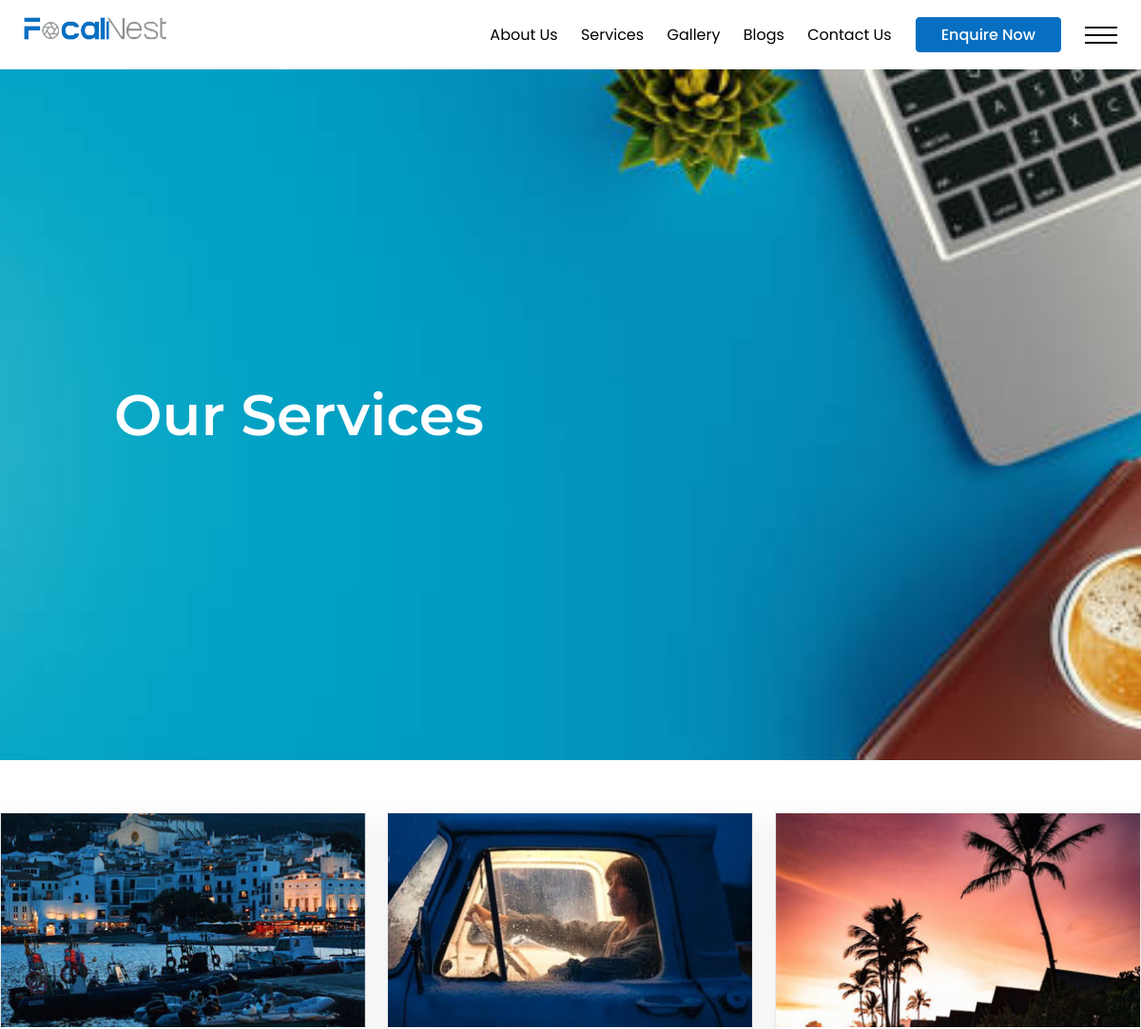
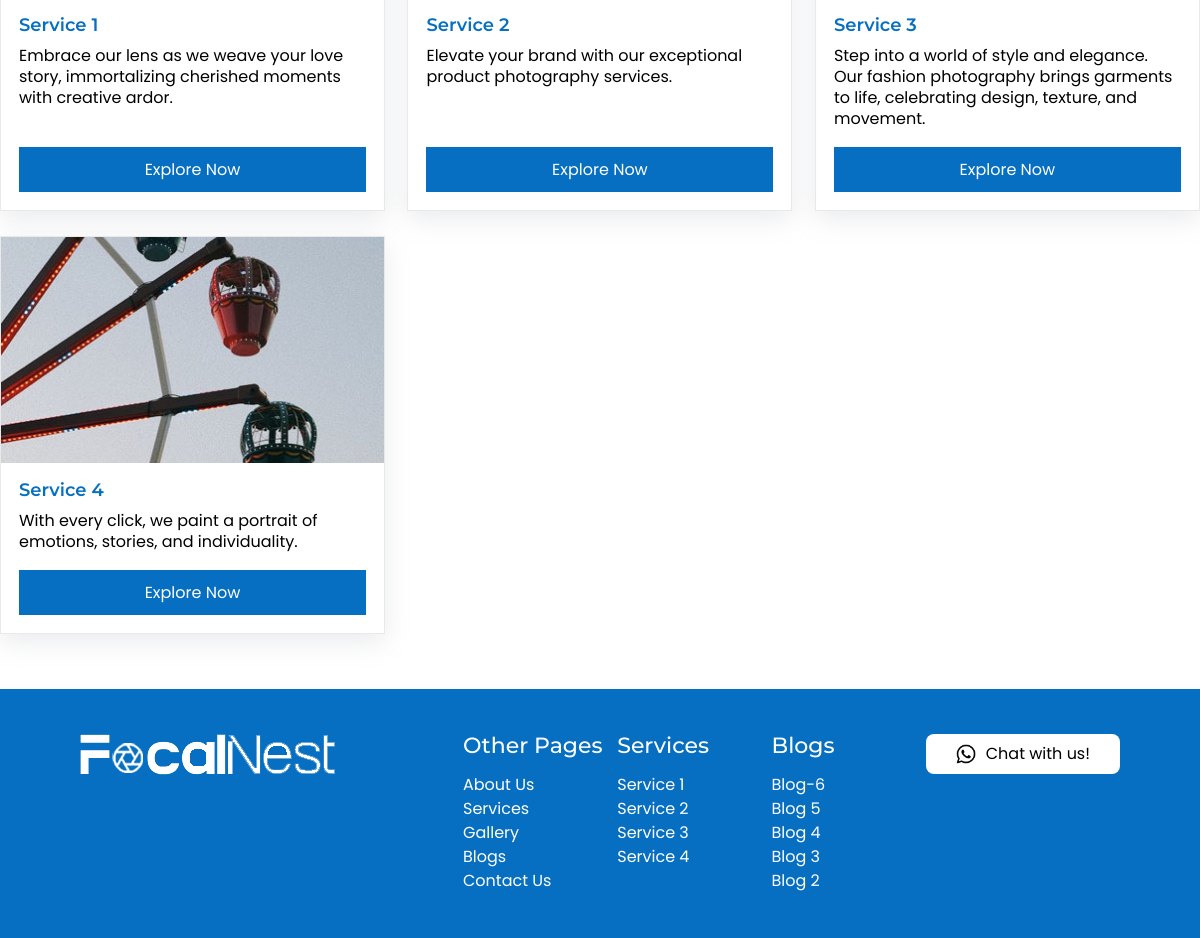
The app's page /service with its own data (2 pictures, top to bottom).
### FocalNest/models.py (models this page shows, shortened)
class ServicePost(models.Model):
    title = models.CharField(max_length=200)
    Title_Url = models.SlugField(unique=True, blank=True, null=True)
    Service_image = models.ImageField(upload_to='Admin/Serviceicons/')
    Service_icon = models.ImageField(upload_to='Admin/Serviceimages/')
    Description = models.CharField(max_length=255,)
    content = RichTextField()
    class Meta:
        verbose_name = 'Service'
        verbose_name_plural = 'Services'

class BlogPost(models.Model):
    Blog_title = models.CharField(max_length=200)
    Title_url = models.SlugField(unique=True, blank=True, null=True)
    image = models.ImageField(upload_to='Admin/blogimages/')
    content = RichTextField()
    class Meta:
        verbose_name = 'Blog'
        verbose_name_plural = 'Blogs'

### FocalNest/views.py (the view)
# urls.py: path('service', views.service, name='service'),
def service(request):
    return render(request, 'service.html')

### FocalNest/commoncontext.py (called while the page is built)
def common_data(request):
    allservices = ServicePost.objects.all()
    allblogs = BlogPost.objects.all().order_by('-id')
    recent_blogs = BlogPost.objects.all().order_by('-id')[:5]
    return {
        'services': allservices,
        'blogs': allblogs,
        'recentblogs': recent_blogs,
    }

### FocalNest/templates/service.html
{% extends "masterpage.html" %}
{% load static %}
{% block content %}
<main>
    <div class="blog-banner">
        <div class="bg"><img src="{% static 'images/blog-banner.jpg' %}" alt=""></div>
        <div class="banner-wrapper">
            <div class="content">
                <h1>Our Services</h1>
            </div>
        </div>
    </div>
    <section>
        <div class="blogListingSecA serviceListingSecA">
            <div class="container">
                <div class="flex">
                    {% for service in services %}
                    <div class="col">
                        <a href="{% url 'FocalNest:service_detail' Title_url=service.Title_Url %}">
                            <figure><img src="{{ service.Service_image.url }}" alt=""></figure>
                            <figcaption>
                                <h4 class="title">{{ service.title }}</h4>
                                <p>{{ service.Description }}</p>
                                <button class="explr-btn">Explore Now</button>
                            </figcaption>
                        </a>
                    </div>
                    {% endfor %}
                </div>
            </div>
        </div>
    </section>
</main>
{% endblock %}

### FocalNest/templates/masterpage.html (shortened to what this page needs)
{% load static %}
<!DOCTYPE html>
<html lang="en">
<head>
    <link rel="stylesheet" href="{% static 'sass/style.css' %}">
    <link rel="stylesheet" href="{% static 'fonts/fonts.css' %}">
    <link rel="stylesheet" href="{% static 'css/owl.carousel.min.css' %}">
    <link rel="stylesheet" href="{% static 'css/fancybox.css' %}">
</head>
<body>
    <header>
        <div class="container-fluid">
            <div class="header-wrapper">
                <div class="flex">
                    <div class="colA">
                        <a href="/">
                            <img src="{% static 'images/logo.png' %}" alt="">
                        </a>
                    </div>
                    <div class="colB">
                        <nav>
                            <ul>
                                <li>
                                    <a href="">About Us</a>
                                </li>
                                <li>
                                    <a href="/service">Services</a>
                                </li>
                                <li>
                                    <a href="/gallery">Gallery</a>
                                </li>
                                <li>
                                    <a href="/blog">Blogs</a>
                                </li>
                                <li>
                                    <a href="">Contact Us</a>
                                </li>
                            </ul>
                        </nav>
                    </div>
                    <div class="colC">
                        <button class="enquire-btn">Enquire Now</button>
                        <div class="ham-menu">
                            <span></span>
                            <span></span>
                            <span></span>
                        </div>
                    </div>
                </div>
            </div>
        </div>
    </header>
    {% block content %}
    {% endblock %}
    <footer>
        <div class="container-fluid">
            <div class="footer-wrapper">
                <div class="flex">
                    <div class="colA">
                        <div class="logo"><a href="/"><img src="{% static 'images/logo.png' %}" alt=""></a></div>
                    </div>
                    <div class="colB">
                        <div class="col">
                            <h4>Other Pages</h4>
                            <ul>
                                <li>
                                    <a href="">About Us</a>
                                </li>
                                <li>
                                    <a href="/service">Services</a>
                                </li>
                                <li>
                                    <a href="/gallery">Gallery</a>
                                </li>
                                <li>
                                    <a href="/blog">Blogs</a>
                                </li>
                                <li>
                                    <a href="">Contact Us</a>
                                </li>
                            </ul>
                        </div>
                        <div class="col">
                            <h4>Services</h4>
                            <ul>
                                {% for service in services %}
                                    <li><a href="{% url 'FocalNest:service_detail' Title_url=service.Title_Url %}">{{ service.title }}</a></li>
                                {% endfor %}
                            </ul>
                        </div>
                        <div class="col">
                            <h4>Blogs</h4>
                            <ul>
                                {% for blog in recentblogs %}
                                    <li><a href="{% url 'FocalNest:blog_detail' Title_url=blog.Title_url %}">{{ blog.Blog_title }}</a></li>
                                {% endfor %}
                            </ul>
                        </div>
                    </div>
                    <div class="colC">
                        <div class="btn wtsp-button">
                            <a href=""><img src="{% static 'icons/whatsapp.png' %}" alt="">Chat with us!</a>
                        </div>
                    </div>
                </div>
            </div>
        </div>
    </footer>
</body>
</html>

### records on screen
ServicePost: Service_image (picture), title "Service 1", Description "Embrace our lens as we weave your love story, immortalizing cherished moments with creative ardor."
ServicePost: Service_image (picture), title "Service 2", Description "Elevate your brand with our exceptional product photography services."
ServicePost: Service_image (picture), title "Service 3", Description "Step into a world of style and elegance. Our fashion photography brings garments to life, celebrating design, texture, and movement."
ServicePost: Service_image (picture), title "Service 4", Description "With every click, we paint a portrait of emotions, stories, and individuality."
BlogPost: Blog_title "Blog-6"
BlogPost: Blog_title "Blog 5"
BlogPost: Blog_title "Blog 4"
BlogPost: Blog_title "Blog 3"
BlogPost: Blog_title "Blog 2"
